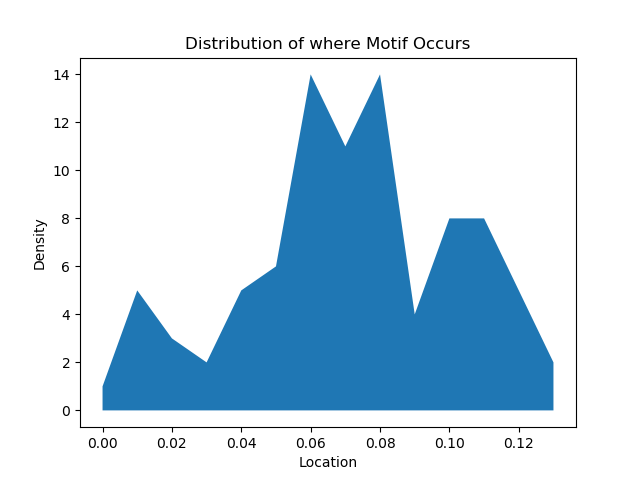

Python code for this plot:
#!/usr/bin/env python3

import sys
import csv
import numpy as np
import matplotlib.pyplot as plt
import pandas as pd
import math
from collections import Counter


file1 = pd.read_csv(sys.argv[1], delim_whitespace = True, header = None)
df_file = pd.DataFrame(file1)
df_file_2 = df_file.iloc[:,2]
start_pos = df_file_2.values.tolist()

df_file_3 = df_file.iloc[:,0]
list_range = df_file_3.values.tolist()
sequence_range = []
for i in range(len(list_range)):
    a = list_range[i].split(":")
    b = a[1].split("-")
    c = int(b[1]) - int(b[0])
    sequence_range.append(str(c))


d = np.array(start_pos, dtype = np.float)
e = np.array(sequence_range, dtype = np.float)
f = np.divide(d,e)
data = []
for i in range(len(f)):
    data.append(round(f[i],2))

x_list = [0, 0.01, 0.02, 0.03, 0.04, 0.05, 0.06, 0.07, 0.08, 0.09, 0.1, 0.11, 0.12, 0.13]
y_list = [1, 5, 3, 2, 5, 6, 14, 11, 14, 4, 8, 8, 5, 2]

fig, ax = plt.subplots()

ax.fill_between(x_list, y_list)
ax.set_xlabel("Location")
ax.set_ylabel("Density")
ax.set_title("Distribution of where Motif Occurs")
fig.savefig("motif_plot.png")
plt.close(fig)